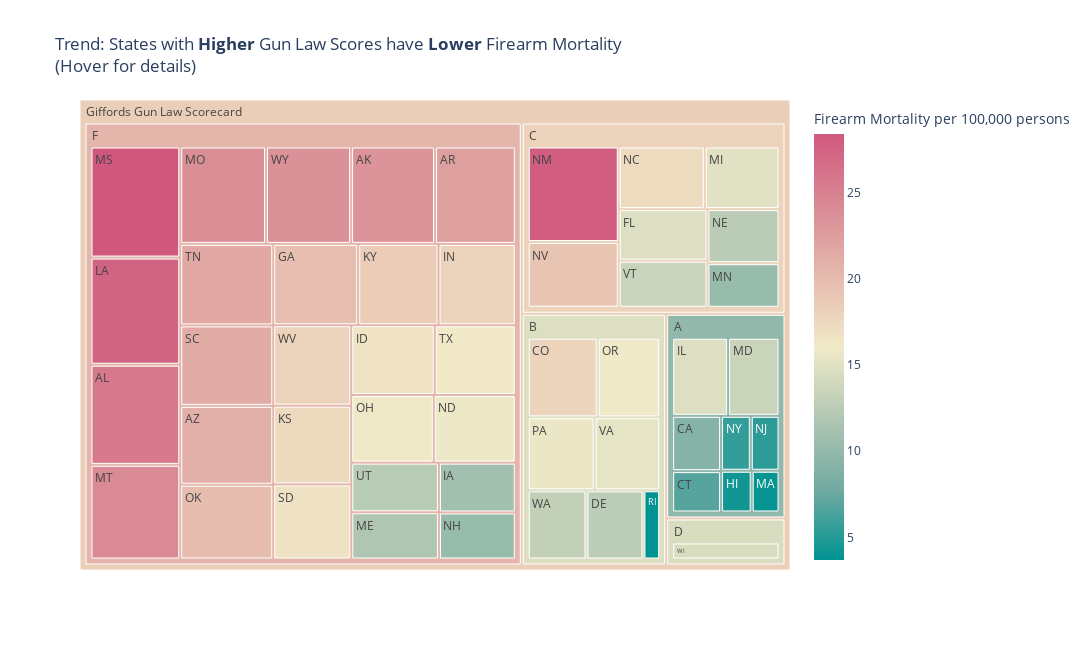

The cell this chart's notebook holds for it:
### Markdown cell above
# Heatmap (Treemap) of Firearm Mortality grouped by Giffords Gun Law Scorecard

The Heatmap makes revels the following trends:

- States with the strictest gun laws have the lowest firearm related mortality rates
- There are a few outliers: e.g. New Mexico, which has extremely high firearm related mortality despite a non-failing gun law score. Utah, Maine, Iowa, and New Hampshire are other outliers. Explaining outliers is not in scope for this presentation

### Code cell
import plotly.graph_objects as go
fig = px.treemap(df, path=[px.Constant('Giffords Gun Law Scorecard'), 'giffords_grade', 'state_abbrev'], values='mortality_per_100k',
                  color='mortality_per_100k', 
                 labels={"mortality_per_100k": "Firearm Mortality per 100,000 persons"},
                 height=650,
                 width=1100,
                 title='Trend: States with <b>Higher</b> Gun Law Scores have <b>Lower</b> Firearm Mortality<br>(Hover for details)</br>',
                 hover_name='state',
                 hover_data=['mortality_per_100k'],
                 color_continuous_scale='Tealrose',
                 color_continuous_midpoint=np.average(df['mortality_per_100k'])              
                )
fig.show()

### Figure 1 — Plotly figure (JSON) as saved in the notebook; plotly's stock layout.template omitted (floating-point values rounded to 4 significant figures)
{"data": [{"branchvalues": "total", "customdata": [[23.3, 23.3], [25.6, 25.6], [22.4, 22.4], [20.9, 20.9], [9.1, 9.1], [17.8, 17.8], [6.8, 6.8], [12.6, 12.6], [14.7, 14.7], [19.7, 19.7], [4.3, 4.3], [10.9, 10.9], [16.6, 16.6], [14.7, 14.7], [17.9, 17.9], [17.5, 17.5], [18.6, 18.6], [27.4, 27.4], [3.9, 3.9], [13.5, 13.5], [11.8, 11.8], [15, 15], [10.3, 10.3], [23.8, 23.8], [28.4, 28.4], [24.2, 24.2], [17.3, 17.3], [15.8, 15.8], [12.5, 12.5], [10.3, 10.3], [5.3, 5.3], [27.9, 27.9], [19.2, 19.2], [5.5, 5.5], [15.9, 15.9], [19.8, 19.8], [15.9, 15.9], [15.6, 15.6], [3.7, 3.7], [21.3, 21.3], [16.7, 16.7], [21.6, 21.6], [16.1, 16.1], [12.4, 12.4], [15.3, 15.3], [13.4, 13.4], [13, 13], [14.5, 14.5], [17.9, 17.9], [23.6, 23.6], [9.817, 9.817], [14.79, 14.79], [17.88, 17.88], [14.5, 14.5], [20.44, 20.44], [18.42, 18.42]], "domain": {"x": [0, 1], "y": [0, 1]}, "hovertemplate": "<b>%{hovertext}</b><br><br>labels=%{label}<br>mortality_per_100k_sum=%{value}<br>parent=%{parent}<br>id=%{id}<br>Firearm Mortality per 100,000 persons=%{color}<extra></extra>", "hovertext": ["Alaska", "Alabama", "Arkansas", "Arizona", "California", "Colorado", "Connecticut", "Delaware", "Florida", "Georgia", "Hawaii", "Iowa", "Idaho", "Illinois", "Indiana", "Kansas", "Kentucky", "Louisiana", "Massachusetts", "Maryland", "Maine", "Michigan", "Minnesota", "Missouri", "Mississippi", "Montana", "North Carolina", "North Dakota", "Nebraska", "New Hampshire", "New Jersey", "New Mexico", "Nevada", "New York", "Ohio", "Oklahoma", "Oregon", "Pennsylvania", "Rhode Island", "South Carolina", "South Dakota", "Tennessee", "Texas", "Utah", "Virginia", "Vermont", "Washington", "Wisconsin", "West Virginia", "Wyoming", "(?)", "(?)", "(?)", "Wisconsin", "(?)", "(?)"], "ids": ["Giffords Gun Law Scorecard/F/AK", "Giffords Gun Law Scorecard/F/AL", "Giffords Gun Law Scorecard/F/AR", "Giffords Gun Law Scorecard/F/AZ", "Giffords Gun Law Scorecard/A/CA", "Giffords Gun Law Scorecard/B/CO", "Giffords Gun Law Scorecard/A/CT", "Giffords Gun Law Scorecard/B/DE", "Giffords Gun Law Scorecard/C/FL", "Giffords Gun Law Scorecard/F/GA", "Giffords Gun Law Scorecard/A/HI", "Giffords Gun Law Scorecard/F/IA", "Giffords Gun Law Scorecard/F/ID", "Giffords Gun Law Scorecard/A/IL", "Giffords Gun Law Scorecard/F/IN", "Giffords Gun Law Scorecard/F/KS", "Giffords Gun Law Scorecard/F/KY", "Giffords Gun Law Scorecard/F/LA", "Giffords Gun Law Scorecard/A/MA", "Giffords Gun Law Scorecard/A/MD", "Giffords Gun Law Scorecard/F/ME", "Giffords Gun Law Scorecard/C/MI", "Giffords Gun Law Scorecard/C/MN", "Giffords Gun Law Scorecard/F/MO", "Giffords Gun Law Scorecard/F/MS", "Giffords Gun Law Scorecard/F/MT", "Giffords Gun Law Scorecard/C/NC", "Giffords Gun Law Scorecard/F/ND", "Giffords Gun Law Scorecard/C/NE", "Giffords Gun Law Scorecard/F/NH", "Giffords Gun Law Scorecard/A/NJ", "Giffords Gun Law Scorecard/C/NM", "Giffords Gun Law Scorecard/C/NV", "Giffords Gun Law Scorecard/A/NY", "Giffords Gun Law Scorecard/F/OH", "Giffords Gun Law Scorecard/F/OK", "Giffords Gun Law Scorecard/B/OR", "Giffords Gun Law Scorecard/B/PA", "Giffords Gun Law Scorecard/B/RI", "Giffords Gun Law Scorecard/F/SC", "Giffords Gun Law Scorecard/F/SD", "Giffords Gun Law Scorecard/F/TN", "Giffords Gun Law Scorecard/F/TX", "Giffords Gun Law Scorecard/F/UT", "Giffords Gun Law Scorecard/B/VA", "Giffords Gun Law Scorecard/C/VT", "Giffords Gun Law Scorecard/B/WA", "Giffords Gun Law Scorecard/D/WI", "Giffords Gun Law Scorecard/F/WV", "Giffords Gun Law Scorecard/F/WY", "Giffords Gun Law Scorecard/A", "Giffords Gun Law Scorecard/B", "Giffords Gun Law Scorecard/C", "Giffords Gun Law Scorecard/D", "Giffords Gun Law Scorecard/F", "Giffords Gun Law Scorecard"], "labels": ["AK", "AL", "AR", "AZ", "CA", "CO", "CT", "DE", "FL", "GA", "HI", "IA", "ID", "IL", "IN", "KS", "KY", "LA", "MA", "MD", "ME", "MI", "MN", "MO", "MS", "MT", "NC", "ND", "NE", "NH", "NJ", "NM", "NV", "NY", "OH", "OK", "OR", "PA", "RI", "SC", "SD", "TN", "TX", "UT", "VA", "VT", "WA", "WI", "WV", "WY", "A", "B", "C", "D", "F", "Giffords Gun Law Scorecard"], "marker": {"coloraxis": "coloraxis", "colors": [23.3, 25.6, 22.4, 20.9, 9.1, 17.8, 6.8, 12.6, 14.7, 19.7, 4.3, 10.9, 16.6, 14.7, 17.9, 17.5, 18.6, 27.4, 3.9, 13.5, 11.8, 15, 10.3, 23.8, 28.4, 24.2, 17.3, 15.8, 12.5, 10.3, 5.3, 27.9, 19.2, 5.5, 15.9, 19.8, 15.9, 15.6, 3.7, 21.3, 16.7, 21.6, 16.1, 12.4, 15.3, 13.4, 13, 14.5, 17.9, 23.6, 9.817, 14.79, 17.88, 14.5, 20.44, 18.42]}, "name": "", "parents": ["Giffords Gun Law Scorecard/F", "Giffords Gun Law Scorecard/F", "Giffords Gun Law Scorecard/F", "Giffords Gun Law Scorecard/F", "Giffords Gun Law Scorecard/A", "Giffords Gun Law Scorecard/B", "Giffords Gun Law Scorecard/A", "Giffords Gun Law Scorecard/B", "Giffords Gun Law Scorecard/C", "Giffords Gun Law Scorecard/F", "Giffords Gun Law Scorecard/A", "Giffords Gun Law Scorecard/F", "Giffords Gun Law Scorecard/F", "Giffords Gun Law Scorecard/A", "Giffords Gun Law Scorecard/F", "Giffords Gun Law Scorecard/F", "Giffords Gun Law Scorecard/F", "Giffords Gun Law Scorecard/F", "Giffords Gun Law Scorecard/A", "Giffords Gun Law Scorecard/A", "Giffords Gun Law Scorecard/F", "Giffords Gun Law Scorecard/C", "Giffords Gun Law Scorecard/C", "Giffords Gun Law Scorecard/F", "Giffords Gun Law Scorecard/F", "Giffords Gun Law Scorecard/F", "Giffords Gun Law Scorecard/C", "Giffords Gun Law Scorecard/F", "Giffords Gun Law Scorecard/C", "Giffords Gun Law Scorecard/F", "Giffords Gun Law Scorecard/A", "Giffords Gun Law Scorecard/C", "Giffords Gun Law Scorecard/C", "Giffords Gun Law Scorecard/A", "Giffords Gun Law Scorecard/F", "Giffords Gun Law Scorecard/F", "Giffords Gun Law Scorecard/B", "Giffords Gun Law Scorecard/B", "Giffords Gun Law Scorecard/B", "Giffords Gun Law Scorecard/F", "Giffords Gun Law Scorecard/F", "Giffords Gun Law Scorecard/F", "Giffords Gun Law Scorecard/F", "Giffords Gun Law Scorecard/F", "Giffords Gun Law Scorecard/B", "Giffords Gun Law Scorecard/C", "Giffords Gun Law Scorecard/B", "Giffords Gun Law Scorecard/D", "Giffords Gun Law Scorecard/F", "Giffords Gun Law Scorecard/F", "Giffords Gun Law Scorecard", "Giffords Gun Law Scorecard", "Giffords Gun Law Scorecard", "Giffords Gun Law Scorecard", "Giffords Gun Law Scorecard", ""], "type": "treemap", "values": [23.3, 25.6, 22.4, 20.9, 9.1, 17.8, 6.8, 12.6, 14.7, 19.7, 4.3, 10.9, 16.6, 14.7, 17.9, 17.5, 18.6, 27.4, 3.9, 13.5, 11.8, 15, 10.3, 23.8, 28.4, 24.2, 17.3, 15.8, 12.5, 10.3, 5.3, 27.9, 19.2, 5.5, 15.9, 19.8, 15.9, 15.6, 3.7, 21.3, 16.7, 21.6, 16.1, 12.4, 15.3, 13.4, 13, 14.5, 17.9, 23.6, 63.1, 93.9, 130.3, 14.5, 500.4, 802.2]}], "layout": {"coloraxis": {"cmid": 16.04, "colorbar": {"title": {"text": "Firearm Mortality per 100,000 persons"}}, "colorscale": [[0, "rgb(0, 147, 146)"], [0.1667, "rgb(114, 170, 161)"], [0.3333, "rgb(177, 199, 179)"], [0.5, "rgb(241, 234, 200)"], [0.6667, "rgb(229, 185, 173)"], [0.8333, "rgb(217, 137, 148)"], [1, "rgb(208, 88, 126)"]]}, "height": 650, "legend": {"tracegroupgap": 0}, "title": {"text": "Trend: States with <b>Higher</b> Gun Law Scores have <b>Lower</b> Firearm Mortality<br>(Hover for details)</br>"}, "width": 1100}}
